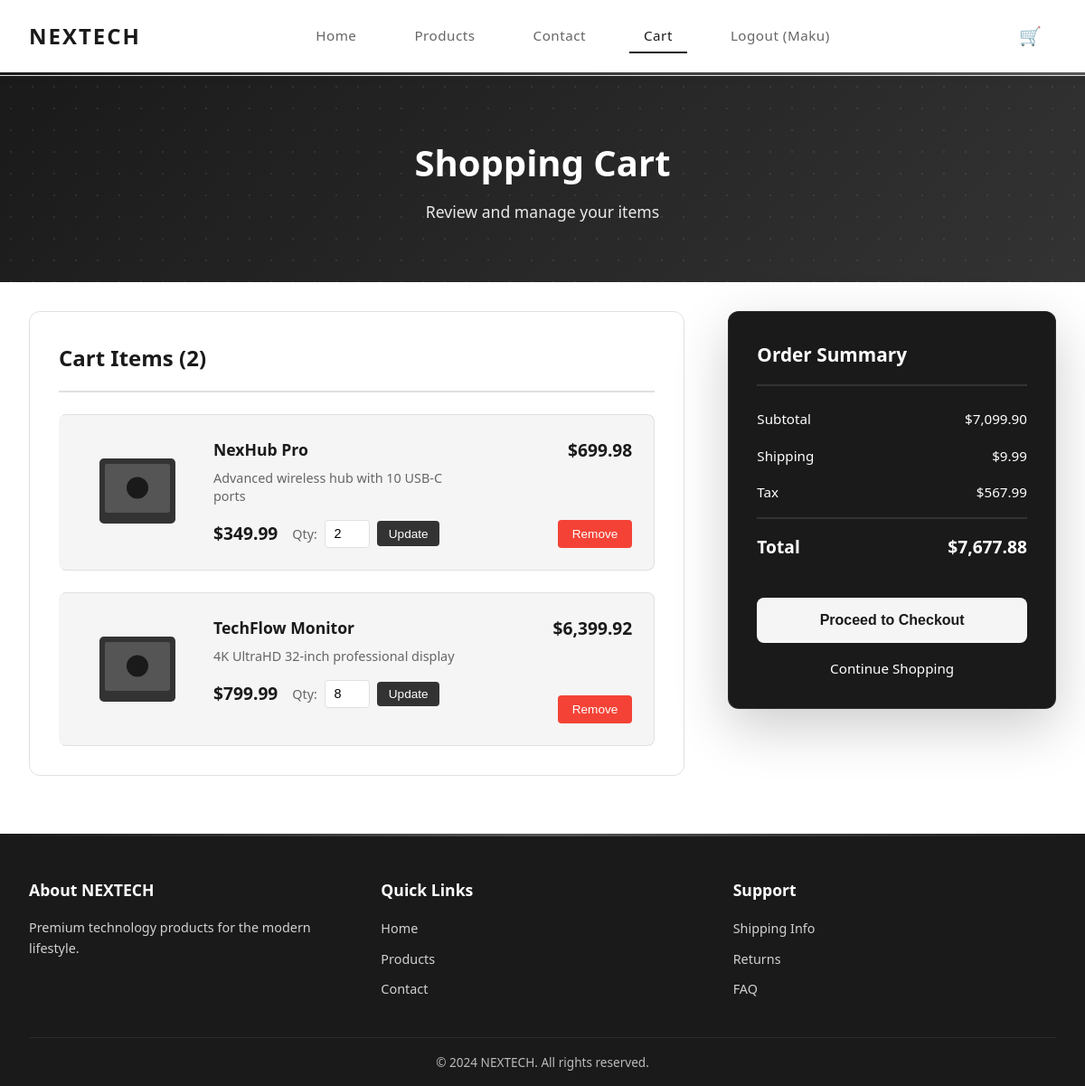
Page /cart.php (signed in) on the committed database.
### tables this page shows
CREATE TABLE cart (
    id INTEGER PRIMARY KEY AUTOINCREMENT,
    user_id INTEGER NOT NULL,
    product_id INTEGER NOT NULL,
    quantity INTEGER NOT NULL DEFAULT 1,
    added_at DATETIME DEFAULT CURRENT_TIMESTAMP,
    FOREIGN KEY (user_id) REFERENCES users(id) ON DELETE CASCADE,
    FOREIGN KEY (product_id) REFERENCES products(id) ON DELETE CASCADE,
    UNIQUE(user_id, product_id)
);

CREATE TABLE products (
    id INTEGER PRIMARY KEY AUTOINCREMENT,
    name TEXT NOT NULL,
    description TEXT,
    price REAL NOT NULL,
    image_url TEXT,
    category TEXT,
    stock INTEGER DEFAULT 0,
    created_at DATETIME DEFAULT CURRENT_TIMESTAMP
);

### cart.php (the view, shortened to what this page needs)
<?php
require_once 'db_config.php';
$user_id = $_SESSION['user_id'];
$cart_items = [];
$total_price = 0;
try {
    $stmt = $conn->prepare("
        SELECT c.id, c.quantity, p.id as product_id, p.name, p.price, p.description
        FROM cart c
        JOIN products p ON c.product_id = p.id
        WHERE c.user_id = ?
    ");
    $stmt->execute([$user_id]);
    $cart_items = $stmt->fetchAll(PDO::FETCH_ASSOC);
    foreach ($cart_items as $item) {
        $total_price += $item['price'] * $item['quantity'];
    }
} catch (PDOException $e) {
    $message = 'Error loading cart items';
    $message_type = 'error';
}
?>
<!DOCTYPE html>
<html lang="en">
<head>
    <link rel="stylesheet" href="css/cart.css">
</head>
<body>
    <nav class="navbar">
        <div class="navbar-container">
            <div class="logo">NEXTECH</div>
            <ul class="nav-menu">
                <li><a href="index.php" class="nav-link">Home</a></li>
                <li><a href="product.php" class="nav-link">Products</a></li>
                <li><a href="contact.php" class="nav-link">Contact</a></li>
                <li><a href="cart.php" class="nav-link active">Cart</a></li>
                <li><a href="logout.php" class="nav-link">Logout (<?php echo htmlspecialchars($_SESSION['username']); ?>)</a></li>
            </ul>
            <div class="cart-icon">🛒</div>
        </div>
    </nav>
    <section class="page-header">
        <h1>Shopping Cart</h1>
        <p>Review and manage your items</p>
    </section>
    <section class="cart-section">
        <div class="cart-container">
            <?php if (count($cart_items) > 0): ?>
                <div class="cart-items">
                    <h2 class="cart-title">Cart Items (<?php echo count($cart_items); ?>)</h2>
                    <div class="items-list">
                        <?php foreach ($cart_items as $item): ?>
                            <div class="cart-item">
                                <div class="item-image">
                                    <svg viewBox="0 0 100 100" xmlns="http://www.w3.org/2000/svg">
                                        <rect width="100" height="100" fill="#f5f5f5"/>
                                        <rect x="15" y="20" width="70" height="60" fill="#333" rx="4"/>
                                        <rect x="20" y="25" width="60" height="45" fill="#555" rx="2"/>
                                        <circle cx="50" cy="47" r="10" fill="#1a1a1a"/>
                                    </svg>
                                </div>
                                <div class="item-details">
                                    <h3><?php echo htmlspecialchars($item['name']); ?></h3>
                                    <p><?php echo htmlspecialchars($item['description']); ?></p>
                                    <div class="item-meta">
                                        <span class="item-price">$<?php echo number_format($item['price'], 2); ?></span>
                                        <form method="POST" class="quantity-form">
                                            <label for="qty-<?php echo $item['id']; ?>">Qty:</label>
                                            <input type="number" id="qty-<?php echo $item['id']; ?>" name="quantity" value="<?php echo $item['quantity']; ?>" min="1" max="100">
                                            <button type="submit" name="update_quantity" class="update-btn">Update</button>
                                        </form>
                                    </div>
                                </div>
                                <div class="item-total">
                                    <p>$<?php echo number_format($item['price'] * $item['quantity'], 2); ?></p>
                                    <form method="POST" class="remove-form">
                                        <button type="submit" name="remove_item" class="remove-btn">Remove</button>
                                    </form>
                                </div>
                            </div>
                        <?php endforeach; ?>
                    </div>
                </div>
                <div class="cart-summary">
                    <h3>Order Summary</h3>
                    <div class="summary-row">
                        <span>Subtotal</span>
                        <span>$<?php echo number_format($total_price, 2); ?></span>
                    </div>
                    <div class="summary-row">
                        <span>Shipping</span>
                        <span>$9.99</span>
                    </div>
                    <div class="summary-row">
                        <span>Tax</span>
                        <span>$<?php echo number_format($total_price * 0.08, 2); ?></span>
                    </div>
                    <div class="summary-row total">
                        <span>Total</span>
                        <span>$<?php echo number_format($total_price + 9.99 + ($total_price * 0.08), 2); ?></span>
                    </div>
                    <button class="checkout-btn">Proceed to Checkout</button>
                    <a href="product.php" class="continue-shopping">Continue Shopping</a>
                </div>
            <?php endif; ?>
        </div>
    </section>
    <footer class="footer">
        <div class="footer-content">
            <div class="footer-section">
                <h4>About NEXTECH</h4>
                <p>Premium technology products for the modern lifestyle.</p>
            </div>
            <div class="footer-section">
                <h4>Quick Links</h4>
                <ul>
                    <li><a href="index.php">Home</a></li>
                    <li><a href="product.php">Products</a></li>
                    <li><a href="contact.php">Contact</a></li>
                </ul>
            </div>
            <div class="footer-section">
                <h4>Support</h4>
                <ul>
                    <li><a href="#">Shipping Info</a></li>
                    <li><a href="#">Returns</a></li>
                    <li><a href="#">FAQ</a></li>
                </ul>
            </div>
        </div>
        <div class="footer-bottom">
            <p>&copy; 2024 NEXTECH. All rights reserved.</p>
        </div>
    </footer>
</body>
</html>

### rows in the picture
cart: product.name "NexHub Pro", product.description "Advanced wireless hub with 10 USB-C ports", product.price "349.99", quantity "2", $item['price'] * $item['quantity'] "699.98"
cart: product.name "TechFlow Monitor", product.description "4K UltraHD 32-inch professional display", product.price "799.99", quantity "8", $item['price'] * $item['quantity'] "6,399.92"

### other values in the picture
$_SESSION['username'] "Maku"
count($cart_items) "2"
$total_price "7,099.90"
$total_price * 0.08 "567.99"
$total_price + 9.99 + ($total_price * 0.08) "7,677.88"
